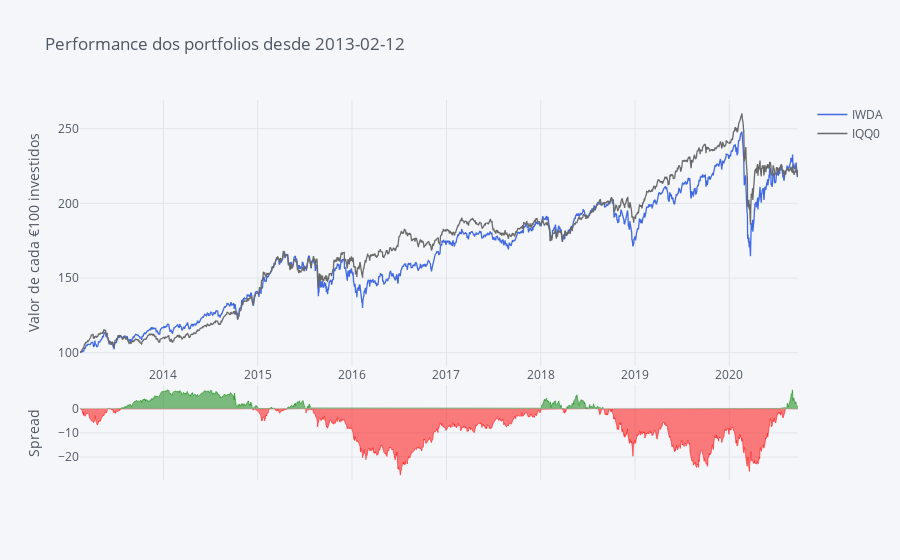

Source (notebook cell):
### Code cell
# Making Color Palette
Palette = ['rgb(255, 153, 51)',     # 1 - orange
            'royalblue',            # 2 - Royalblue
            '#708090',              # 3 - Grey
            'rgb(128, 0, 128)',     # 4 - Indigo
            'rgb(219, 64, 82)',     # 5 - Red
            'rgb(0, 128, 128)',     # 6 - Teal
            '#191970',              # 7 - Navy
            'rgb(128, 128, 0)',     # 8 - Olive
            '#00BFFF',              # 9 - Water Blue
            'rgb(128, 177, 211)']   # 10 - 

fundos.iplot(title='Performance dos portfolios desde ' + Begin, yTitle='Valor de cada €100 investidos', color=['royalblue', 'dimgrey'], kind='spread')

### Figure 1 — Plotly figure (JSON) as saved in the notebook; plotly's stock layout.template omitted (floating-point values rounded to 4 significant figures; data arrays with more than 128 entries replaced by an {"elided": "..."} marker saying what was removed)
{"data": [{"line": {"color": "rgba(65, 105, 225, 1.0)", "dash": "solid", "shape": "linear", "width": 1.3}, "mode": "lines", "name": "IWDA", "text": "", "type": "scatter", "x": {"elided": "1946 str values"}, "y": {"elided": "1946 float values"}}, {"line": {"color": "rgba(105, 105, 105, 1.0)", "dash": "solid", "shape": "linear", "width": 1.3}, "mode": "lines", "name": "IQQ0", "text": "", "type": "scatter", "x": {"elided": "1946 str values"}, "y": {"elided": "1946 float values"}}, {"connectgaps": false, "fill": "tozeroy", "line": {"color": "green", "dash": "solid", "shape": "linear", "width": 0.5}, "mode": "lines", "name": "Spread", "showlegend": false, "type": "scatter", "x": {"elided": "1946 str values"}, "xaxis": "x2", "y": {"elided": "1946 mixed values"}, "yaxis": "y2"}, {"connectgaps": false, "fill": "tozeroy", "line": {"color": "red", "dash": "solid", "shape": "linear", "width": 0.5}, "mode": "lines", "name": "Spread", "showlegend": false, "type": "scatter", "x": {"elided": "1946 str values"}, "xaxis": "x2", "y": {"elided": "1946 mixed values"}, "yaxis": "y2"}], "layout": {"autosize": true, "hovermode": "x", "legend": {"bgcolor": "#F5F6F9", "font": {"color": "#4D5663"}}, "paper_bgcolor": "#F5F6F9", "plot_bgcolor": "#F5F6F9", "title": {"font": {"color": "#4D5663"}, "text": "Performance dos portfolios desde 2013-02-12"}, "xaxis": {"autorange": true, "gridcolor": "#E1E5ED", "range": ["2013-02-12", "2020-09-23"], "showgrid": true, "tickfont": {"color": "#4D5663"}, "title": {"font": {"color": "#4D5663"}, "text": ""}, "type": "date", "zerolinecolor": "#E1E5ED"}, "xaxis2": {"anchor": "y2", "autorange": true, "gridcolor": "#E1E5ED", "range": ["2013-02-12", "2020-09-23"], "showgrid": true, "showticklabels": false, "tickfont": {"color": "#4D5663"}, "title": {"font": {"color": "#4D5663"}, "text": ""}, "type": "date", "zerolinecolor": "#E1E5ED"}, "yaxis": {"autorange": true, "domain": [0.3, 1], "gridcolor": "#E1E5ED", "range": [91.09, 269.2], "showgrid": true, "tickfont": {"color": "#4D5663"}, "title": {"font": {"color": "#4D5663"}, "text": "Valor de cada €100 investidos"}, "type": "linear", "zerolinecolor": "#E1E5ED"}, "yaxis2": {"autorange": true, "domain": [0, 0.25], "gridcolor": "#E1E5ED", "range": [-29.54, 9.881], "showgrid": true, "tickfont": {"color": "#4D5663"}, "title": {"font": {"color": "#4D5663"}, "text": "Spread"}, "type": "linear", "zerolinecolor": "#E1E5ED"}}}
